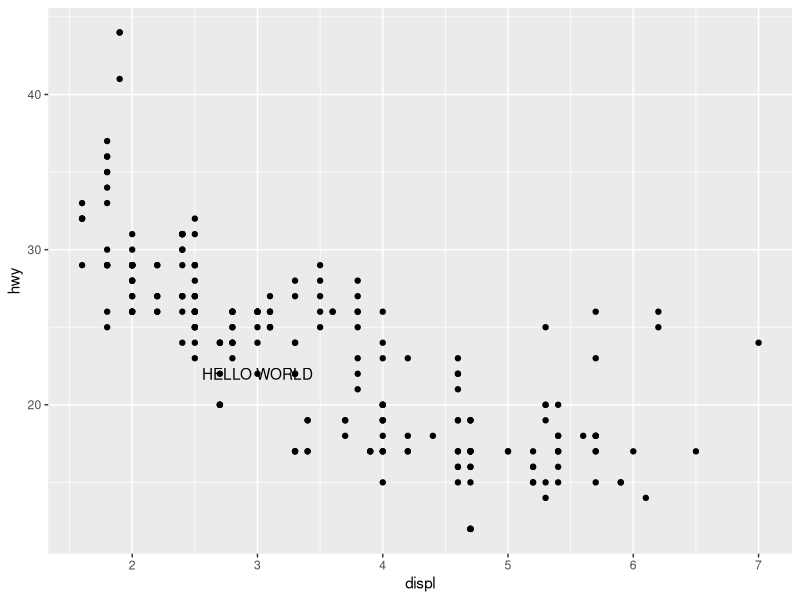
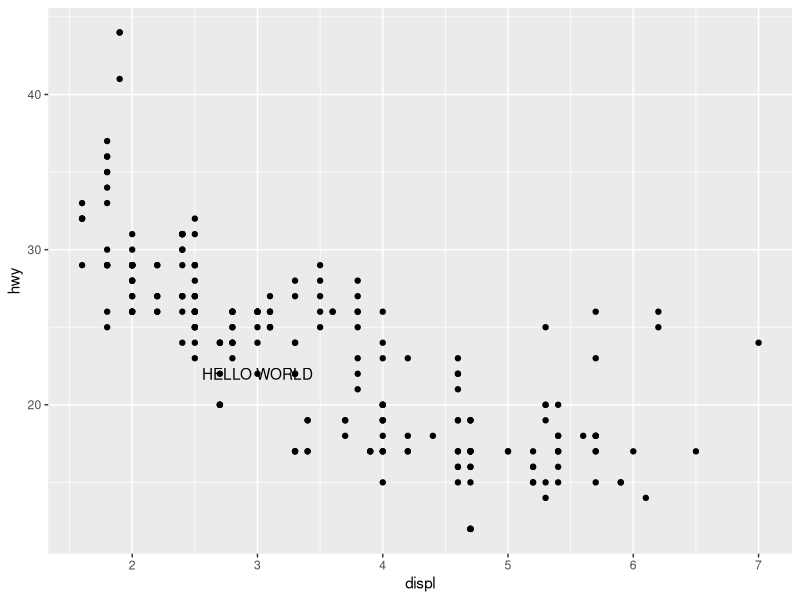

Recreate these plots in R, in order.
library(ggplot2)

textDf<- data.frame(x=3,mytext="HELLO WORLD")

g<-ggplot(mpg, aes(x = displ, y = hwy)) + geom_point()


annotate_it <- function(g, textDf) {
  yLimMax<- layer_scales(g)$y$range$range[2]
  yAnnotate<- yLimMax / 2
  g<-g+  geom_text(data=textDf,aes(x=x, label = mytext), y=yAnnotate )
  return (g)
}

g<- annotate_it(g,textDf)
g

#####################


g<-ggplot(mpg, aes(x = displ, y = hwy)) + geom_point()

textDf<- data.frame(x=3,mytext="HELLO WORLD")

  yLimMax<- layer_scales(g)$y$range$range[2]
  yAnnotate<- yLimMax / 2
  g<-g+  geom_text(data=textDf,aes(x=x,y=yAnnotate, label = mytext) )

g

#####
#See https://stackoverflow.com/questions/48820489/force-evaluation-to-static-value-of-variable-passed-to-aes for a cool solution
